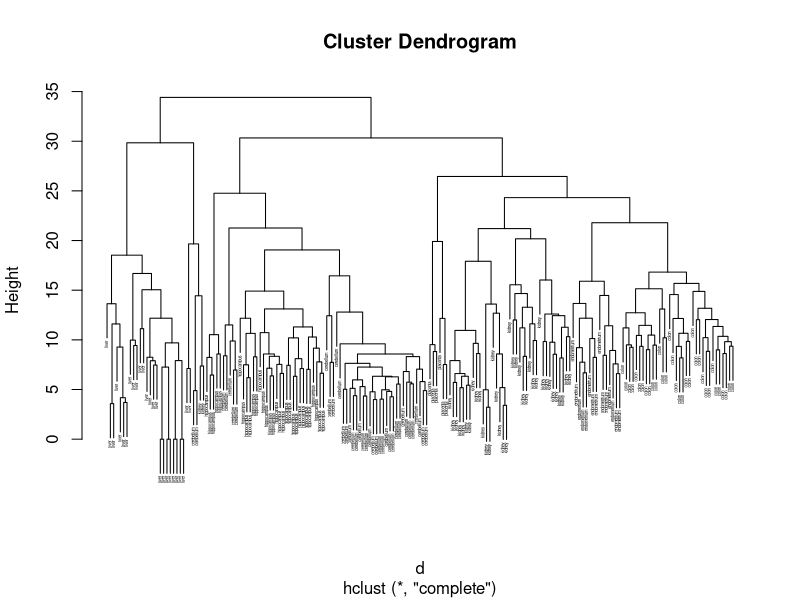
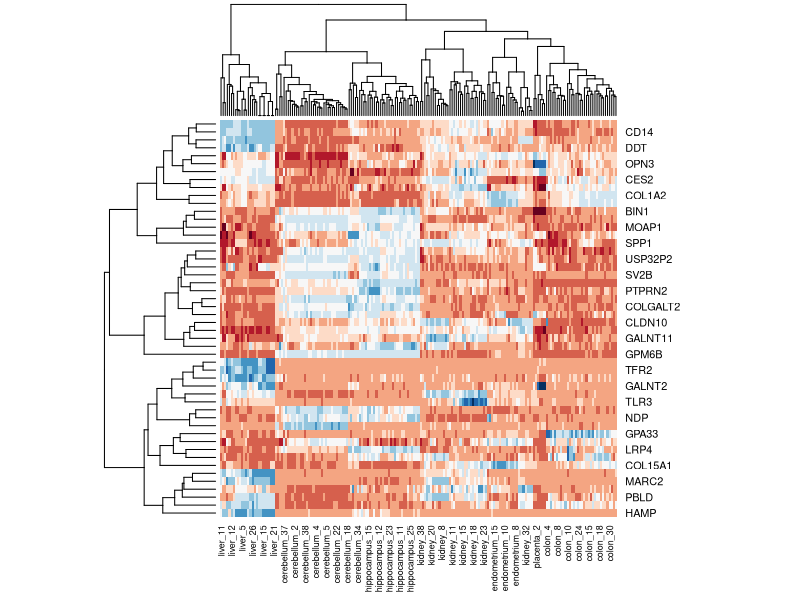

Reproduce these figures in R, in order.
library(dslabs)
library(RColorBrewer)
library(matrixStats)
data("tissue_gene_expression")

d <- dist(tissue_gene_expression$x - rowMeans(tissue_gene_expression$x)) 

plot(hclust(d), labels = tissue_gene_expression$y, cex = 0.25)

k <- kmeans(tissue_gene_expression$x, centers = 7)
table(k$cluster, tissue_gene_expression$y)


sds <- matrixStats::colSds(tissue_gene_expression$x)
ind <- order(sds, decreasing = TRUE)[1:50]
colors <- brewer.pal(7, "Dark2")[as.numeric(tissue_gene_expression$y)]
heatmap(t(tissue_gene_expression$x[,ind]), col = brewer.pal(11, "RdBu"), scale = "row")

rev(colors)
